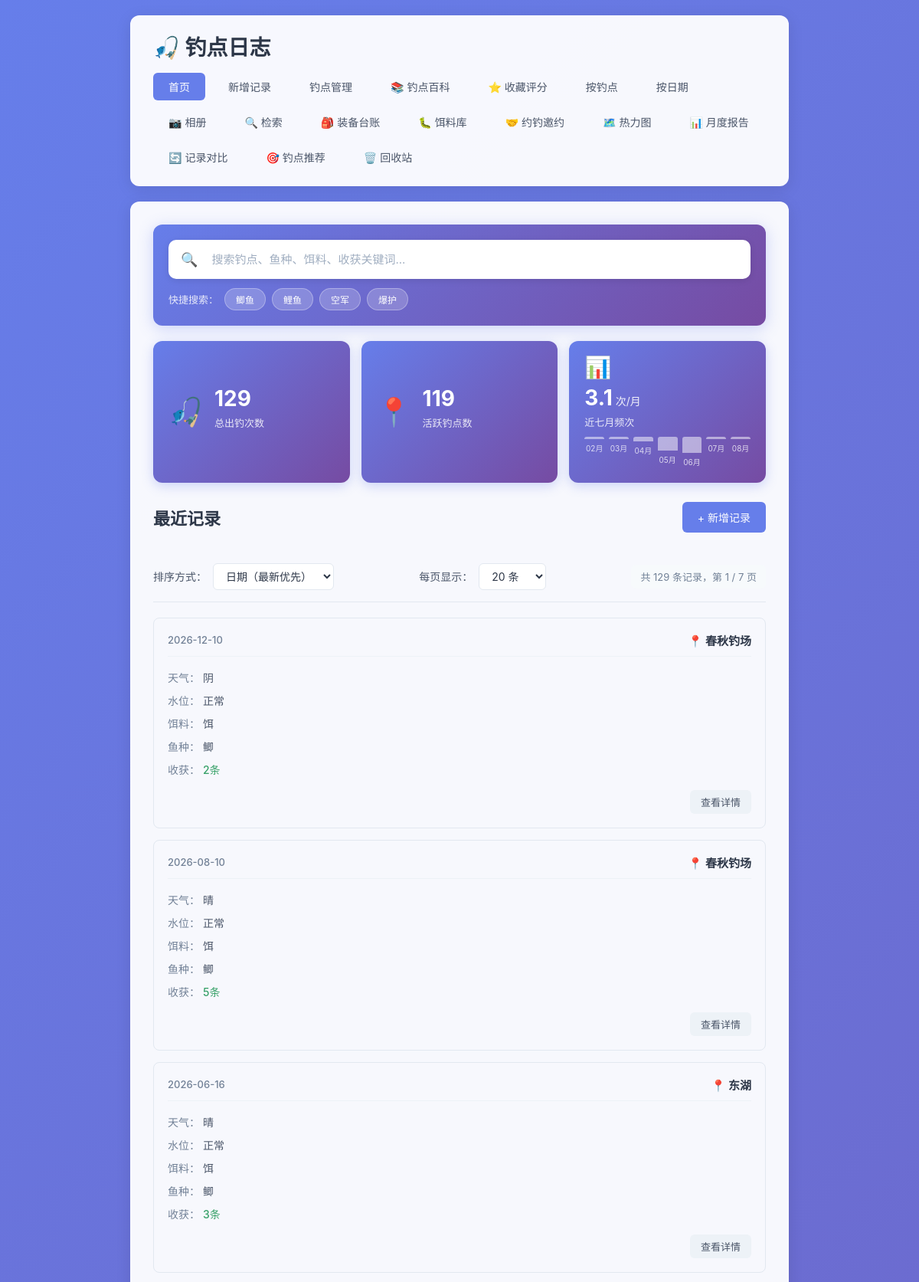
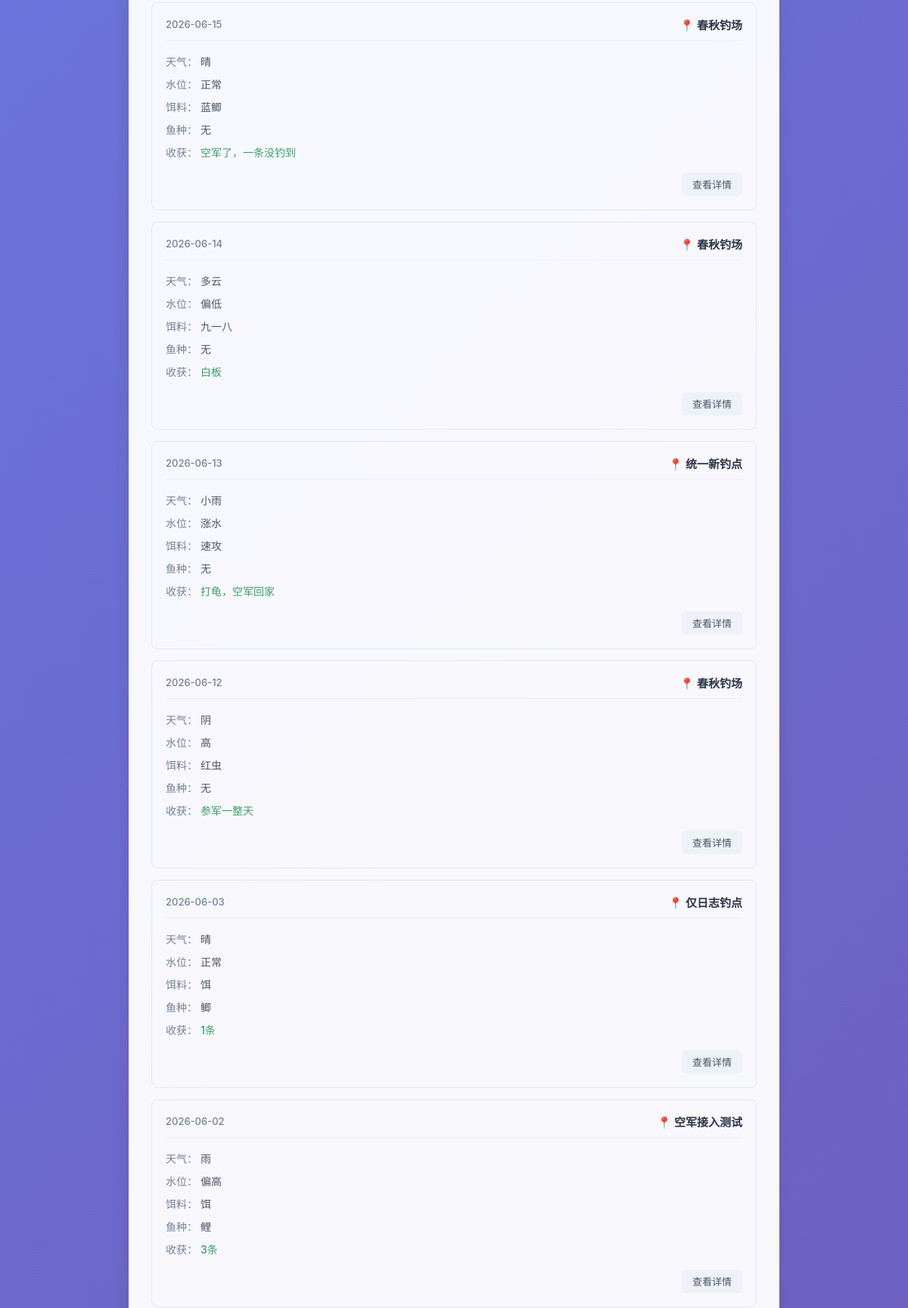
The page / (upper part) on the database its author committed (2 pictures, top to bottom).
### tables this page shows
CREATE TABLE fishing_logs (
            id INTEGER PRIMARY KEY AUTOINCREMENT,
            spot TEXT NOT NULL,
            weather TEXT NOT NULL,
            water_level TEXT NOT NULL,
            bait TEXT NOT NULL,
            fish_species TEXT NOT NULL,
            harvest TEXT NOT NULL,
            next_strategy TEXT,
            created_at DATE NOT NULL
        , temperature TEXT, humidity TEXT, wind TEXT, deleted_at TIMESTAMP, next_strategy_date DATE, moon_phase TEXT, moon_illumination REAL, lunar_day INTEGER, tide_type TEXT, fishing_index INTEGER, astro_description TEXT, sunrise TEXT, sunset TEXT, moonrise TEXT, moonset TEXT, day_length TEXT, civil_twilight_begin TEXT, civil_twilight_end TEXT, fishing_reason TEXT);

### app.py (the view)
@app.route('/')
def index():
    page = request.args.get('page', 1, type=int)
    per_page = request.args.get('per_page', 20, type=int)
    sort_by = request.args.get('sort', 'date_desc')
    search_query = request.args.get('q', '').strip()
    per_page = max(10, min(per_page, 100))
    sort_options = {
        'date_desc': ('created_at DESC, id DESC', '日期降序'),
        'date_asc': ('created_at ASC, id ASC', '日期升序'),
        'spot_desc': ('spot DESC, created_at DESC, id DESC', '钓点降序'),
        'spot_asc': ('spot ASC, created_at DESC, id DESC', '钓点升序'),
    }
    order_clause, sort_label = sort_options.get(sort_by, sort_options['date_desc'])
    conn = get_db()
    upcoming_strategies = get_upcoming_strategies(conn)
    overview_stats = get_overview_stats(conn)
    conditions = ['deleted_at IS NULL']
    params = []
    if search_query:
        search_pattern = f'%{search_query}%'
        conditions.append('(spot LIKE ? OR bait LIKE ? OR fish_species LIKE ? OR harvest LIKE ?)')
        params.extend([search_pattern, search_pattern, search_pattern, search_pattern])
    where_clause = ' AND '.join(conditions)
    count_result = conn.execute(f'SELECT COUNT(*) as total FROM fishing_logs WHERE {where_clause}', params).fetchone()
    total = count_result['total']
    total_pages = max(1, (total + per_page - 1) // per_page)
    page = max(1, min(page, total_pages))
    offset = (page - 1) * per_page
    logs = conn.execute(
        f'SELECT * FROM fishing_logs WHERE {where_clause} ORDER BY {order_clause} LIMIT ? OFFSET ?',
        params + [per_page, offset]
    ).fetchall()
    conn.close()
    return render_template(
        'index.html',
        logs=logs,
        page=page,
        per_page=per_page,
        total=total,
        total_pages=total_pages,
        sort_by=sort_by,
        sort_label=sort_label,
        upcoming_strategies=upcoming_strategies,
        overview_stats=overview_stats,
        search_query=search_query
    )

### app.py (called while the page is built, shortened)
def get_db():
    conn = sqlite3.connect(DB_PATH)
    conn.row_factory = sqlite3.Row
    return conn

def get_upcoming_strategies(conn):
    today = datetime.now().date()
    three_days_later = today + timedelta(days=3)
    upcoming_strategies = conn.execute('''
        SELECT id, spot, next_strategy, next_strategy_date, created_at, harvest
        FROM fishing_logs
        WHERE deleted_at IS NULL
          AND next_strategy IS NOT NULL
          AND next_strategy != ''
          AND next_strategy_date IS NOT NULL
          AND next_strategy_date >= ?
          AND next_strategy_date <= ?
        ORDER BY next_strategy_date ASC, id ASC
    ''', (today.strftime('%Y-%m-%d'), three_days_later.strftime('%Y-%m-%d'))).fetchall()
    result = []
    return result

### templates/index.html (shortened to what this page needs)
{% extends 'base.html' %}
{% block content %}
    <div class="global-search-bar">
        <div class="global-search-wrapper">
            <span class="search-icon">🔍</span>
            <input type="text" id="globalSearchInput"
                   placeholder="搜索钓点、鱼种、饵料、收获关键词..."
                   value="{{ search_query }}"
                   autocomplete="off">
        </div>
        <div class="search-tags">
            <span class="search-tag-label">快捷搜索：</span>
            <button class="search-tag-btn" onclick="quickSearch('鲫鱼')">鲫鱼</button>
            <button class="search-tag-btn" onclick="quickSearch('鲤鱼')">鲤鱼</button>
            <button class="search-tag-btn" onclick="quickSearch('空军')">空军</button>
            <button class="search-tag-btn" onclick="quickSearch('爆护')">爆护</button>
        </div>
    </div>
    <div class="overview-bar">
        <div class="overview-item">
            <div class="overview-icon">🎣</div>
            <div class="overview-info">
                <div class="overview-value">{{ overview_stats.total_logs }}</div>
                <div class="overview-label">总出钓次数</div>
            </div>
        </div>
        <div class="overview-item">
            <div class="overview-icon">📍</div>
            <div class="overview-info">
                <div class="overview-value">{{ overview_stats.active_spots }}</div>
                <div class="overview-label">活跃钓点数</div>
            </div>
        </div>
        <div class="overview-item overview-chart-item">
            <div class="overview-icon">📊</div>
            <div class="overview-info">
                <div class="overview-value">{{ overview_stats.avg_per_month }}<span class="overview-unit"> 次/月</span></div>
                <div class="overview-label">近七月频次</div>
                <div class="mini-chart">
                    {% for month in overview_stats.last_seven_months %}
                        <div class="mini-bar-wrapper">
                            <div class="mini-bar" style="height: {{ (month.count / overview_stats.max_month_count) * 100 }}%"></div>
                            <div class="mini-bar-label">{{ month.display }}</div>
                        </div>
                    {% endfor %}
                </div>
            </div>
        </div>
    </div>
    <div class="page-header">
        <h2>{% if search_query %}搜索结果{% else %}最近记录{% endif %}</h2>
        <a href="{{ url_for('add_log') }}" class="btn btn-primary">+ 新增记录</a>
    </div>
    {% if logs %}
        <div class="toolbar">
            <div class="sort-group">
                <label>排序方式：</label>
                <select id="sortSelect" onchange="handleSortChange()">
                    <option value="date_desc" {% if sort_by == 'date_desc' %}selected{% endif %}>日期（最新优先）</option>
                </select>
            </div>
            <div class="per-page-group">
                <label>每页显示：</label>
                <select id="perPageSelect" onchange="handlePerPageChange()">
                    <option value="20" {% if per_page == 20 %}selected{% endif %}>20 条</option>
                </select>
            </div>
            <div class="total-info">
                共 {{ total }} 条记录，第 {{ page }} / {{ total_pages }} 页
            </div>
        </div>
        <div class="log-list">
            {% for log in logs %}
                <div class="log-card {% if search_query %}search-result-card{% endif %}" data-search-fields='{"spot":{{ log["spot"]|tojson }},"bait":{{ log["bait"]|tojson }},"fish_species":{{ log["fish_species"]|tojson }},"harvest":{{ log["harvest"]|tojson }}}'>
                    <div class="log-header">
                        <span class="log-date">{{ log['created_at'] }}</span>
                        <span class="log-spot search-field" data-field="spot">📍 {{ log['spot'] }}</span>
                    </div>
                    <div class="log-body">
                        <div class="log-row">
                            <span class="label">天气：</span>
                            <span>{{ log['weather'] }}</span>
                        </div>
                        <div class="log-row">
                            <span class="label">水位：</span>
                            <span>{{ log['water_level'] }}</span>
                        </div>
                        <div class="log-row">
                            <span class="label">饵料：</span>
                            <span class="search-field" data-field="bait">{{ log['bait'] }}</span>
                        </div>
                        <div class="log-row">
                            <span class="label">鱼种：</span>
                            <span class="search-field" data-field="fish_species">{{ log['fish_species'] }}</span>
                        </div>
                        <div class="log-row">
                            <span class="label">收获：</span>
                            <span class="harvest search-field" data-field="harvest">{{ log['harvest'] }}</span>
                        </div>
                    </div>
                    <div class="log-footer">
                        <a href="{{ url_for('log_detail', log_id=log['id'], page=page, sort=sort_by, per_page=per_page, q=search_query) }}" class="btn btn-small">查看详情</a>
                    </div>
                </div>
            {% endfor %}
        </div>
    {% else %}
        <div class="empty-state">
            <p>还没有任何记录，快去添加第一条吧！</p>
            <a href="{{ url_for('add_log') }}" class="btn btn-primary">+ 新增记录</a>
        </div>
    {% endif %}
{% endblock %}

### rows shown on the page
fishing_logs: created_at "2026-12-10", spot "春秋钓场", weather "阴", water_level "正常", bait "饵", fish_species "鲫", harvest "2条"
fishing_logs: created_at "2026-08-10", spot "春秋钓场", weather "晴", water_level "正常", bait "饵", fish_species "鲫", harvest "5条"
fishing_logs: created_at "2026-06-16", spot "东湖", weather "晴", water_level "正常", bait "饵", fish_species "鲫", harvest "3条"
fishing_logs: created_at "2026-06-15", spot "春秋钓场", weather "晴", water_level "正常", bait "蓝鲫", fish_species "无", harvest "空军了，一条没钓到"
fishing_logs: created_at "2026-06-14", spot "春秋钓场", weather "多云", water_level "偏低", bait "九一八", fish_species "无", harvest "白板"
fishing_logs: created_at "2026-06-13", spot "统一新钓点", weather "小雨", water_level "涨水", bait "速攻", fish_species "无", harvest "打龟，空军回家"
fishing_logs: created_at "2026-06-12", spot "春秋钓场", weather "阴", water_level "高", bait "红虫", fish_species "无", harvest "参军一整天"
fishing_logs: created_at "2026-06-03", spot "仅日志钓点", weather "晴", water_level "正常", bait "饵", fish_species "鲫", harvest "1条"
fishing_logs: created_at "2026-06-02", spot "空军接入测试", weather "雨", water_level "偏高", bait "饵", fish_species "鲤", harvest "3条"

### other values the page prints
{{ overview_stats.total_logs }} "129"
{{ overview_stats.active_spots }} "119"
{{ overview_stats.avg_per_month }} "3.1"
{{ month.display }} "02月" "03月" "04月" "05月" "06月" "07月" "08月"
{{ total }} "129"
{{ page }} "1"
{{ total_pages }} "7"
